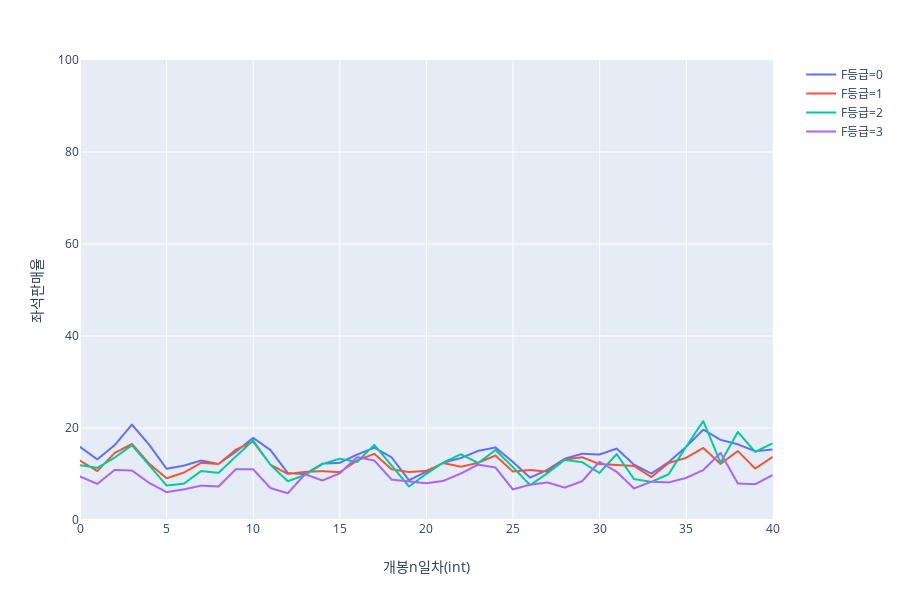

Source (notebook cell):
### Code cell
# F등급별 평균

px.line(sales, x='개봉n일차(int)', y='좌석판매율', color='F등급', range_x=[0,40], range_y=[0,100])

### Figure 1 — Plotly figure (JSON) as saved in the notebook; plotly's stock layout.template omitted (floating-point values rounded to 4 significant figures; data arrays with more than 128 entries replaced by an {"elided": "..."} marker saying what was removed)
{"data": [{"hoverlabel": {"namelength": 0}, "hovertemplate": "F등급=0<br>개봉n일차(int)=%{x}<br>좌석판매율=%{y}", "legendgroup": "F등급=0", "line": {"color": "#636efa", "dash": "solid"}, "mode": "lines", "name": "F등급=0", "showlegend": true, "type": "scattergl", "x": {"elided": "914 int values"}, "xaxis": "x", "y": {"elided": "914 float values"}, "yaxis": "y"}, {"hoverlabel": {"namelength": 0}, "hovertemplate": "F등급=1<br>개봉n일차(int)=%{x}<br>좌석판매율=%{y}", "legendgroup": "F등급=1", "line": {"color": "#EF553B", "dash": "solid"}, "mode": "lines", "name": "F등급=1", "showlegend": true, "type": "scattergl", "x": {"elided": "678 int values"}, "xaxis": "x", "y": {"elided": "678 float values"}, "yaxis": "y"}, {"hoverlabel": {"namelength": 0}, "hovertemplate": "F등급=2<br>개봉n일차(int)=%{x}<br>좌석판매율=%{y}", "legendgroup": "F등급=2", "line": {"color": "#00cc96", "dash": "solid"}, "mode": "lines", "name": "F등급=2", "showlegend": true, "type": "scattergl", "x": {"elided": "533 int values"}, "xaxis": "x", "y": {"elided": "533 float values"}, "yaxis": "y"}, {"hoverlabel": {"namelength": 0}, "hovertemplate": "F등급=3<br>개봉n일차(int)=%{x}<br>좌석판매율=%{y}", "legendgroup": "F등급=3", "line": {"color": "#ab63fa", "dash": "solid"}, "mode": "lines", "name": "F등급=3", "showlegend": true, "type": "scattergl", "x": {"elided": "469 int values"}, "xaxis": "x", "y": {"elided": "469 float values"}, "yaxis": "y"}], "layout": {"height": 600, "legend": {"tracegroupgap": 0}, "margin": {"t": 60}, "xaxis": {"anchor": "y", "domain": [0, 0.98], "range": [0, 40], "title": {"text": "개봉n일차(int)"}}, "yaxis": {"anchor": "x", "domain": [0, 1], "range": [0, 100], "title": {"text": "좌석판매율"}}}}
